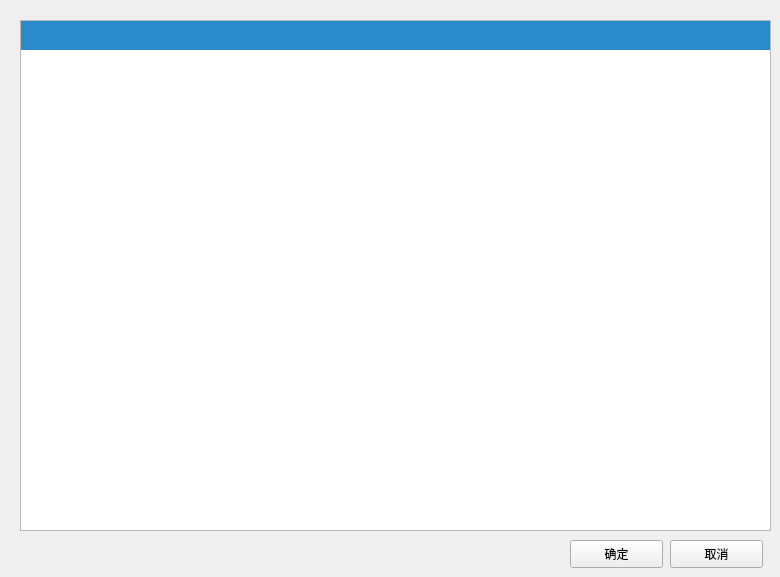
         <widget class="QWidget" name="Planning_course_Page">
          <widget class="QTableView" name="Planning_course_view">
           <property name="geometry">
            <rect>
             <x>20</x>
             <y>20</y>
             <width>751</width>
             <height>511</height>
            </rect>
           </property>
           <property name="styleSheet">
            <string notr="true">QTableView QTableCornerButton::section {
    color: white;/*文字颜色*/
    background-color: rgb(41, 139, 201);/*背景色*/
    border: 5px solid #418bc9;/*边框*/
    border-radius:0px;/*边框圆角*/
    border-color: rgb(41, 139, 201);/*边框颜色*/
    font: 10px;/*字体大小*/
    padding:0px 0 0 0px;/*内边距*/
 }

QHeaderView {
    color: white;
    font: bold 10pt;
    background-color: rgb(41, 139, 201);
    border: 0px solid rgb(144, 144, 144);
    border:0px solid rgb(191,191,191);
    border-left-color: rgba(255, 255, 255, 0);
    border-top-color: rgba(255, 255, 255, 0);
    border-radius:0px;
    min-height:29px;
}

QHeaderView::section {
    color: white;
    background-color:rgb(41, 139, 201);
    border: 5px solid #f6f7fa;
    border-radius:0px;
    border-color:rgb(41, 139, 201);
}</string>
           </property>
           <attribute name="verticalHeaderVisible">
            <bool>false</bool>
           </attribute>
          </widget>
          <widget class="QPushButton" name="pushButton_7">
           <property name="geometry">
            <rect>
             <x>570</x>
             <y>540</y>
             <width>93</width>
             <height>28</height>
            </rect>
           </property>
           <property name="text">
            <string>确定</string>
           </property>
          </widget>
          <widget class="QPushButton" name="pushButton_8">
           <property name="geometry">
            <rect>
             <x>670</x>
             <y>540</y>
             <width>93</width>
             <height>28</height>
            </rect>
           </property>
           <property name="text">
            <string>取消</string>
           </property>
          </widget>
         </widget>
